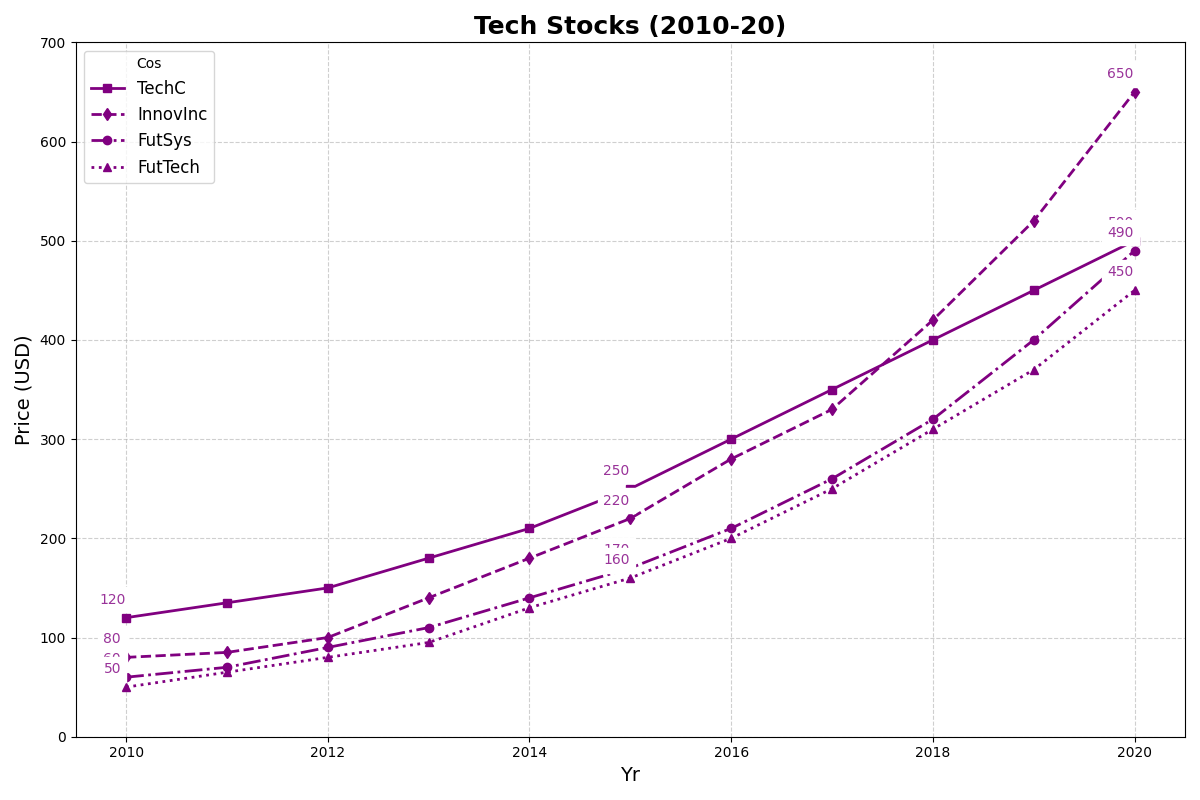

The Python source for this figure:
import matplotlib.pyplot as plt
import numpy as np

years = np.arange(2010, 2021)

techcorp_stocks = [120, 135, 150, 180, 210, 250, 300, 350, 400, 450, 500]
innovateinc_stocks = [80, 85, 100, 140, 180, 220, 280, 330, 420, 520, 650]
futuresystems_stocks = [60, 70, 90, 110, 140, 170, 210, 260, 320, 400, 490]
futuretech_stocks = [50, 65, 80, 95, 130, 160, 200, 250, 310, 370, 450]

plt.figure(figsize=(12, 8))

plt.plot(years, techcorp_stocks, label='TechC', color='purple', marker='s', linewidth=2, linestyle='-')
plt.plot(years, innovateinc_stocks, label='InnovInc', color='purple', marker='d', linewidth=2, linestyle='--')
plt.plot(years, futuresystems_stocks, label='FutSys', color='purple', marker='o', linewidth=2, linestyle='-.')
plt.plot(years, futuretech_stocks, label='FutTech', color='purple', marker='^', linewidth=2, linestyle=':')

for year, price in zip([2010, 2015, 2020], [120, 250, 500]):
    plt.annotate(f'{price}', (year, price), textcoords="offset points", xytext=(-10,10), ha='center', fontsize=10, color='purple', backgroundcolor='white', alpha=0.8)
for year, price in zip([2010, 2015, 2020], [80, 220, 650]):
    plt.annotate(f'{price}', (year, price), textcoords="offset points", xytext=(-10,10), ha='center', fontsize=10, color='purple', backgroundcolor='white', alpha=0.8)
for year, price in zip([2010, 2015, 2020], [60, 170, 490]):
    plt.annotate(f'{price}', (year, price), textcoords="offset points", xytext=(-10,10), ha='center', fontsize=10, color='purple', backgroundcolor='white', alpha=0.8)
for year, price in zip([2010, 2015, 2020], [50, 160, 450]):
    plt.annotate(f'{price}', (year, price), textcoords="offset points", xytext=(-10,10), ha='center', fontsize=10, color='purple', backgroundcolor='white', alpha=0.8)

plt.title('Tech Stocks (2010-20)', fontsize=18, fontweight='bold')
plt.xlabel('Yr', fontsize=14)
plt.ylabel('Price (USD)', fontsize=14)
plt.ylim(0, 700)
plt.grid(True, linestyle='--', alpha=0.6)

plt.legend(title='Cos', loc='upper left', fontsize=12)
plt.tight_layout()
plt.show()
